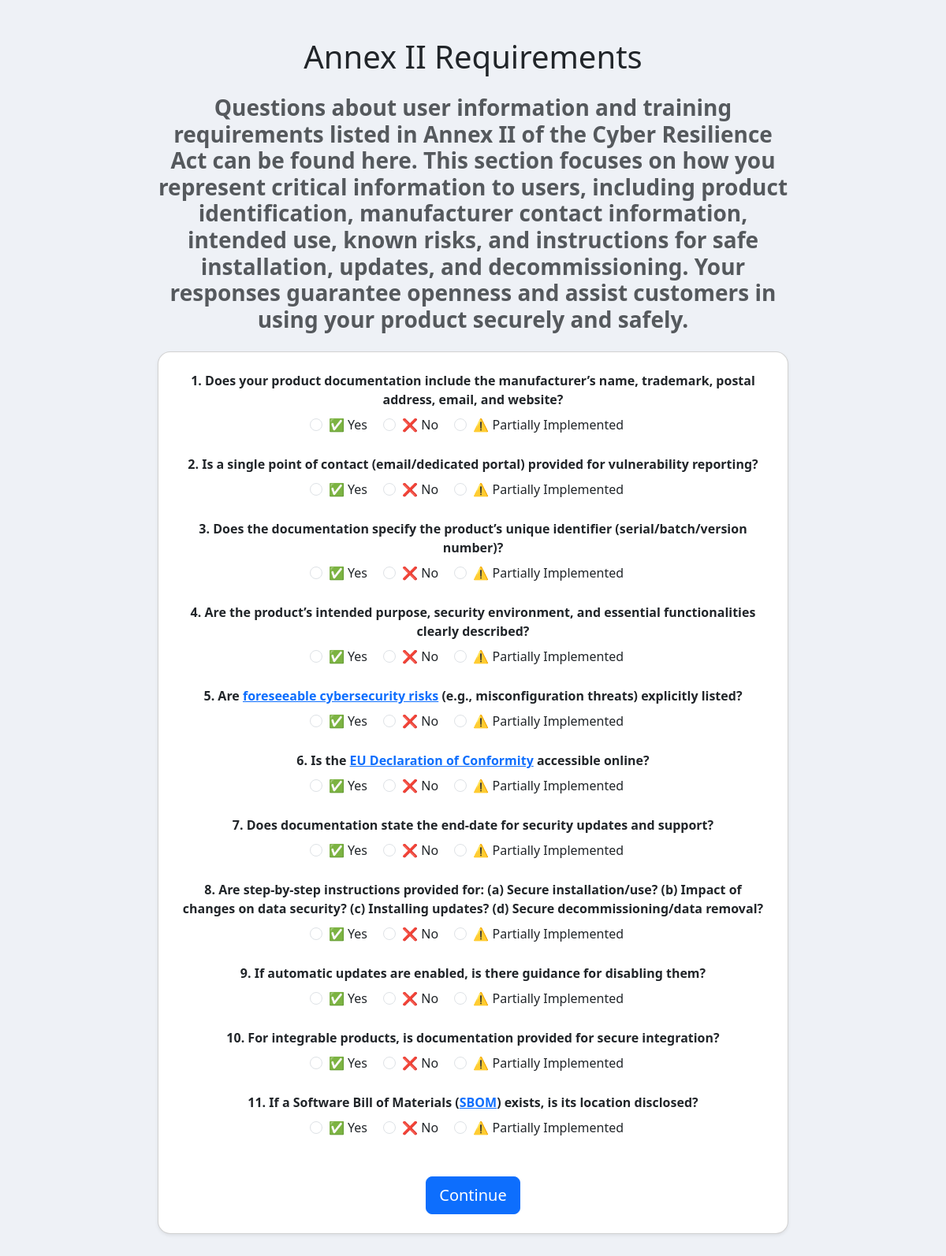
The page /assessment/annex2/ (signed in) on the database its author committed.
### assessment/models.py (models this page shows, shortened)
class Requirement(models.Model):
    CLASS_CHOICES = [
        ('annex_1', 'Annex 1'),
        ('annex_2', 'Annex 2'),
        ('vuln', 'Vulnerability'),
    ]
    title = models.CharField(max_length=255)
    description = models.TextField()
    requirement_class = models.CharField(max_length=20, choices=CLASS_CHOICES)

### assessment/views.py (the view, shortened to what this page needs)
# urls.py: path('assessment/annex2/', annex2_view, name='assessment_annex2'),
@login_required
def annex2_view(request):
    annex_2_reqs = Requirement.objects.filter(requirement_class='annex_2')
    return render(request, "assessment/form_annex2.html", {
        "annex_2_reqs": annex_2_reqs
    })

### assessment/templatetags/ai_links.py (called while the page is built)
@register.filter
def link_keywords(text):
    def replace_keyword(match):
        keyword = match.group(0)
        query_url = f"https://you.com/search?q=What+is+{keyword.replace(' ', '+')}"
        return f'<a href="{query_url}" target="_blank">{keyword}</a>'
    pattern = re.compile(r'\b(' + '|'.join(re.escape(k) for k in KEYWORDS) + r')\b', re.IGNORECASE)
    return format_html(pattern.sub(replace_keyword, text))

### assessment/templates/assessment/form_annex2.html (shortened to what this page needs)
{% load ai_links %}
<!DOCTYPE html>
<html lang="en">
<head>
    <link href="https://cdn.jsdelivr.net/npm/bootstrap@5.3.0/dist/css/bootstrap.min.css" rel="stylesheet">
</head>
<body style="background-color:#eef1f6;">
<div class="container py-5 d-flex justify-content-center">
    <div style="max-width:800px;width:100%;">
        <h1 class="mb-4 text-center">Annex II Requirements</h1>
        <div class="text-muted text-center mb-4">
            <h3><strong>
                Questions about user information and training requirements listed in <strong>Annex II</strong> of the Cyber Resilience Act can be found here.
                This section focuses on how you represent critical information to users, including product identification, manufacturer contact information,
                intended use, known risks, and instructions for safe installation, updates, and decommissioning.
                Your responses guarantee openness and assist customers in using your product securely and safely.
            </strong></h3>
        </div>
        <form method="post" class="card p-4 shadow-sm bg-white rounded-4">
            {% for req in annex_2_reqs %}
                <div class="mb-4 text-center">
                    <label class="form-label d-block">
                        <strong>{{ forloop.counter }}. {{ req.title|link_keywords|safe }}</strong>
                    </label>
                    <div class="form-check form-check-inline">
                        <input class="form-check-input" type="radio" name="requirement_{{ req.id }}" id="yes{{ req.id }}" value="True" required>
                        <label class="form-check-label" for="yes{{ req.id }}">✅ Yes</label>
                    </div>
                    <div class="form-check form-check-inline">
                        <input class="form-check-input" type="radio" name="requirement_{{ req.id }}" id="no{{ req.id }}" value="False">
                        <label class="form-check-label" for="no{{ req.id }}">❌ No</label>
                    </div>
                    <div class="form-check form-check-inline">
                        <input class="form-check-input" type="radio" name="requirement_{{ req.id }}" id="partial{{ req.id }}" value="Partial">
                        <label class="form-check-label" for="partial{{ req.id }}">⚠️ Partially Implemented</label>
                    </div>
                </div>
            {% endfor %}
            <div class="text-center mt-4">
                <button type="submit" class="btn btn-primary btn-lg">Continue</button>
            </div>
        </form>
    </div>
</div>
</body>
</html>

### rows shown on the page
Requirement: title|link_keywords "Does your product documentation include the manufacturer’s name, trademark, postal address, email, and website?"
Requirement: title|link_keywords "Is a single point of contact (email/dedicated portal) provided for vulnerability reporting?"
Requirement: title|link_keywords "Does the documentation specify the product’s unique identifier (serial/batch/version number)?"
Requirement: title|link_keywords "Are the product’s intended purpose, security environment, and essential functionalities clearly described?"
Requirement: title|link_keywords "Are foreseeable cybersecurity risks (e.g., misconfiguration threats) explicitly listed?"
Requirement: title|link_keywords "Is the EU Declaration of Conformity accessible online?"
Requirement: title|link_keywords "Does documentation state the end-date for security updates and support?"
Requirement: title|link_keywords "Are step-by-step instructions provided for: (a) Secure installation/use? (b) Impact of changes on data security? (c) Installing updates? (d) Secure decommissioning/data removal?"
Requirement: title|link_keywords "If automatic updates are enabled, is there guidance for disabling them?"
Requirement: title|link_keywords "For integrable products, is documentation provided for secure integration?"
Requirement: title|link_keywords "If a Software Bill of Materials ( SBOM ) exists, is its location disclosed?"
